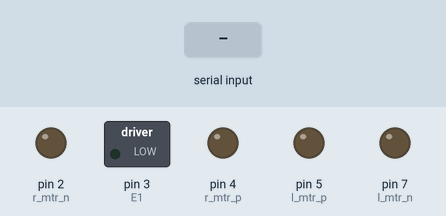
Recording of a sketch running on a simulated Arduino Uno, built with avr-gcc and run on an emulated ATmega328P. Parts: switched loads named in the sketch (green lamp = pin HIGH), output pins drawn as LEDs (lit = HIGH). Inputs (shaded band) come from the test bench. Pins used as bus, display or sensor lines are not drawn; what the sketch prints to the serial monitor is not drawn.

Above: at 1.2 s.
1.3 s: byte 30 received over Serial
At 3.1 s:
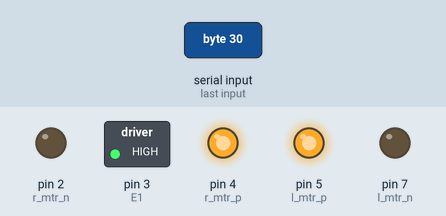
At 3.9 s:
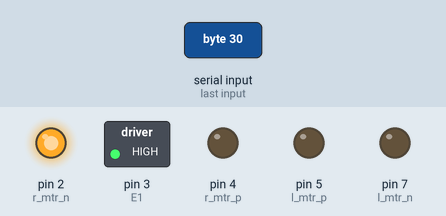
13.3 s: byte 90 received over Serial
At 14.1 s:
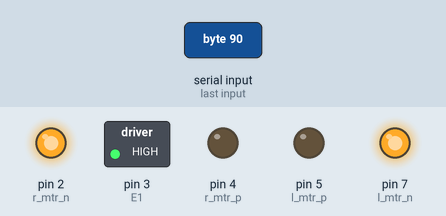
Timing chart, 0 to 22.3 s (numbered marks = the images above; inputs shaded):
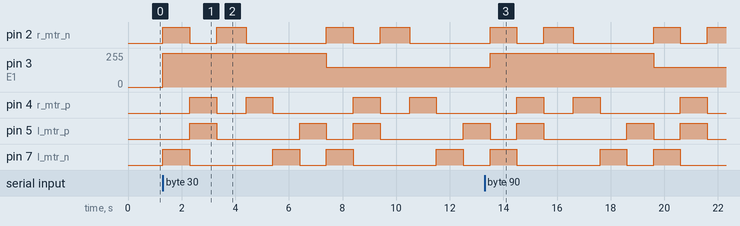

Measured:
- after the input at 1.3 s, pin 2 (r_mtr_n): LOW → HIGH at once, → LOW 1.0 s later, → HIGH 1.0 s later, → LOW 1.1 s later, … (8 changes in this stretch); pin 3 (E1): 0/255 → 255/255 at once, → 150/255 6.1 s later
- after the input at 13.3 s, pin 2 (r_mtr_n): goes HIGH 1.0 s, LOW 1.0 s, HIGH 1.1 s, LOW 3.0 s, HIGH 1.0 s, LOW 1.0 s, then HIGH, starting after 0.20 s; pin 3 (E1): 150/255 → 255/255 after 0.20 s, → 150/255 6.1 s later

The sketch:

trafficLightProject.ino
```cpp
int r_mtr_n = 2; //dc motor
int r_mtr_p = 4;//dc motor
int l_mtr_p = 5;//dc motor
int l_mtr_n = 7; //dc motor

int b_light =0; //green
int f_light = 1;//yellow
int  light = 2; //red

int E1=3; //enable speed 1 >> 3 aurduino
int E2=2; // enable speed 9

int incomingByte = 0; // assign pin for bluetooth module

void setup(){
pinMode(r_mtr_n, OUTPUT); //setup
pinMode(r_mtr_p, OUTPUT);
pinMode(l_mtr_p, OUTPUT);
pinMode(l_mtr_n, OUTPUT);

pinMode(b_light, OUTPUT);
pinMode(f_light, OUTPUT);
pinMode(light, OUTPUT);

pinMode(E1, OUTPUT);
pinMode(E2, OUTPUT);

digitalWrite(r_mtr_n, LOW);
digitalWrite(r_mtr_p, LOW);
digitalWrite(l_mtr_p, LOW);
digitalWrite(l_mtr_n, LOW);

digitalWrite(b_light, LOW);
digitalWrite(f_light, LOW);
digitalWrite(light, LOW);

analogWrite(E1,0);
analogWrite(E2,0);

Serial.begin(9600); // realtime connection
Serial.println("start");
}

void Forward()
{
  digitalWrite(r_mtr_n, HIGH);
  digitalWrite(r_mtr_p, LOW);
  digitalWrite(l_mtr_p, LOW);
  digitalWrite(l_mtr_n, HIGH);
}

void Backward()
{
  digitalWrite(r_mtr_n, LOW);
  digitalWrite(r_mtr_p, HIGH);
  digitalWrite(l_mtr_p, HIGH);
  digitalWrite(l_mtr_n, LOW);
}

void Right_Forward()
{
  digitalWrite(r_mtr_n, HIGH);
  digitalWrite(r_mtr_p, LOW);
  digitalWrite(l_mtr_p, LOW);
  digitalWrite(l_mtr_n, LOW);
}

void Right_Backward(){
  digitalWrite(r_mtr_n, LOW);
  digitalWrite(r_mtr_p, HIGH);
  digitalWrite(l_mtr_p, LOW);
  digitalWrite(l_mtr_n, LOW);
  }


void Left_Forward()
{
 digitalWrite(r_mtr_n,LOW);
  digitalWrite(r_mtr_p, LOW);
  digitalWrite(l_mtr_p, LOW);
  digitalWrite(l_mtr_n, HIGH);
}

void Left_Backward()
{
  digitalWrite(r_mtr_n, LOW);
  digitalWrite(r_mtr_p, LOW);
  digitalWrite(l_mtr_p, HIGH);
  digitalWrite(l_mtr_n,LOW);
}

void Stop()
{
  digitalWrite(r_mtr_n, LOW);
  digitalWrite(r_mtr_p, LOW);
  digitalWrite(l_mtr_p, LOW);
  digitalWrite(l_mtr_n, LOW);

}

void loop(){
if (Serial.available() > 0) { // hyfdel sha8al >0
incomingByte = Serial.read();
//green
digitalWrite(b_light,HIGH);
analogWrite(E1,255);
analogWrite(E2,255);
Forward();
delay(1000);
Backward();
delay(1000);
Right_Forward();
delay(1100);
Right_Backward();
delay(1000);
Left_Forward();
delay(1000);
Left_Backward();
delay(1000);
digitalWrite(b_light,LOW);
//yellow
digitalWrite(f_light,HIGH);
analogWrite(E1,150);
analogWrite(E2,150);
Forward();
delay(1000);
Backward();
delay(1000);
Right_Forward();
delay(1100);
Right_Backward();
delay(1000);
Left_Forward();
delay(1000);
Left_Backward();
delay(1000);
digitalWrite(f_light,LOW);
//RED
digitalWrite(light,HIGH);
analogWrite(E1,0);
analogWrite(E2,0);
Stop();
digitalWrite(light,LOW);
}
}
```
